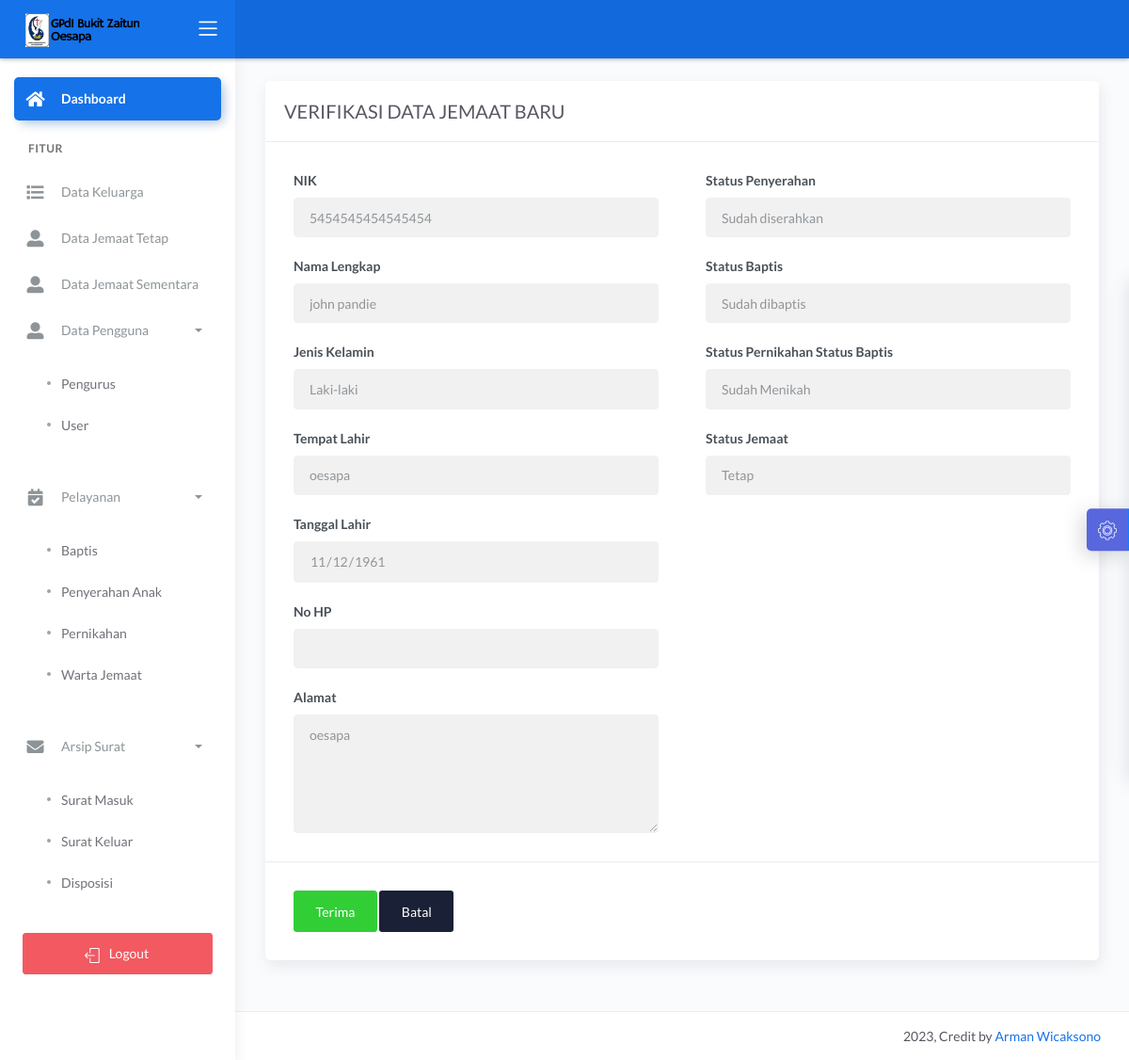
Screenshot of /dashboard/main2.php?halaman=verifikasi_jemaat&id_jemaat=283 (signed in) with the database file from the repository.
### tables this page shows
CREATE TABLE `jemaat` (
  `id_jemaat` int(11) NOT NULL,
  `nik` varchar(16) DEFAULT NULL,
  `nama` varchar(50) NOT NULL,
  `tempat_lahir` varchar(20) NOT NULL,
  `tanggal_lahir` date NOT NULL,
  `no_hp` varchar(12) NOT NULL,
  `jenis_kelamin` enum('Laki-laki','Perempuan') NOT NULL,
  `alamat` text NOT NULL,
  `status_j` int(11) NOT NULL,
  `ket` varchar(10) NOT NULL,
  `username` varchar(20) NOT NULL,
  `password` varchar(20) NOT NULL,
  `baptis` int(11) NOT NULL,
  `penyerahan` int(11) NOT NULL,
  `pernikahan` int(11) NOT NULL
);

### dashboard/verifikasi_jemaat.php (the view, shortened to what this page needs)
<?php
if (isset($_GET['id_jemaat'])) {
	$id_jemaat = $_GET['id_jemaat'];
	$tampil_nik = "SELECT * FROM jemaat WHERE id_jemaat=$id_jemaat";
	$query = mysqli_query($konek, $tampil_nik);
	$data = mysqli_fetch_array($query, MYSQLI_BOTH);
	$nik = $data['nik'];
	$nama = $data['nama'];
	$tempat = $data['tempat_lahir'];
	$tanggal = $data['tanggal_lahir'];
	$jekel = $data['jenis_kelamin'];
    $alamat =$data['alamat'];
    $no_hp =$data['no_hp'];
    $ket =$data['ket'];
    $penyerahan =$data['penyerahan'];
    $baptis =$data['baptis'];
    $pernikahan =$data['pernikahan'];
}
?>
<link href="css/sweetalert.css" rel="stylesheet" type="text/css">
<div class="page-inner">
	<div class="row">
		<div class="col-md-12">
			<form method="POST">
				<div class="card">
					<div class="card-header">
						<div class="card-title">VERIFIKASI DATA JEMAAT BARU</div>
					</div>
					<div class="card-body">
					<div class="row">
							<div class="col-md-6 col-lg-6">
								<div class="form-group">
									<label>NIK</label>
									<input disabled type="number" name="nik" class="form-control" placeholder="NIK Anda.." value="<?= $nik; ?>">
								</div>
								<div class="form-group">
									<label>Nama Lengkap</label>
									<input disabled type="text" name="nama" class="form-control" placeholder="Nama Lengkap Anda.." value="<?= $nama; ?>">
								</div>
								<div class="form-group">
									<label>Jenis Kelamin</label>
									<input disabled type="text" name="nama" class="form-control" placeholder="Nama Lengkap Anda.." value="<?= $jekel; ?>">
								</div>
								<div class="form-group">
									<label>Tempat Lahir</label>
									<input disabled type="text" name="tempat" class="form-control" value="<?= $tempat; ?>">
								</div>
								<div class="form-group">
									<label>Tanggal Lahir</label>
									<input disabled type="date" name="tgl" class="form-control" value="<?= $tanggal; ?>">
								</div>
								<div class="form-group">
									<label for="comment">No HP</label>
									<input disabled type="text" name="no_hp" class="form-control" value="<?= $no_hp; ?>">
								</div>
								<div class="form-group">
									<label for="comment">Alamat</label>
									<textarea disabled class="form-control" name="alamat" rows="5"><?= $alamat ?></textarea>
								</div>
							</div>
							<div class="col-md-6 col-lg-6">
								<div class="form-group">
									<label>Status Penyerahan</label>
                                    <?php if ($penyerahan == 0) {
                                        $penyerahan = "Belum diserahkan";
                                    }else {
                                        $penyerahan = "Sudah diserahkan";
                                    } ?>
									<input disabled type="text" name="no_hp" class="form-control" value="<?= $penyerahan; ?>">
								</div>
								<div class="form-group">
									<label>Status Baptis</label>
                                    <?php if ($baptis == 0) {
                                        $baptis = "Belum dibaptis";
                                    }else {
                                        $baptis = "Sudah dibaptis";
                                    } ?>
									<input disabled type="text" name="no_hp" class="form-control" value="<?= $baptis; ?>">
								</div>
								<div class="form-group">
									<label>Status Pernikahan</label>
									<label>Status Baptis</label>
                                    <?php if ($pernikahan == 0) {
                                        $pernikahan = "Belum Menikah";
                                    }else if ($pernikahan == 1) {
                                        $pernikahan = "Sudah Menikah";
                                    }else {
                                        $pernikahan = "Janda/Duda";
                                    } ?>
									<input disabled type="text" name="no_hp" class="form-control" value="<?= $pernikahan; ?>">
								</div>
								<div class="form-group">
									<label>Status Jemaat</label>
                                    <?php if ($ket == 0) {
                                        $ket = "Sementara";
                                    }else {
                                        $ket = "Tetap";
                                    } ?>
									<input disabled type="text" name="no_hp" class="form-control" value="<?= $ket; ?>">
								</div>
							</div>
						</div>
					</div>
					<div class="card-action">
						<button name="ubah" class="btn btn-success">Terima</button>
						<a href="main2.php" class="btn btn-default">Batal</a>
					</div>
				</div>
		</div>
	</div>
</div>

### rows the page displays
jemaat: nik "5454545454545454", nama "john pandie", nama "Laki-laki", tempat "oesapa", tgl "11/12/1961", alamat "oesapa", no_hp "Sudah diserahkan", no_hp "Sudah dibaptis", no_hp "Sudah Menikah", no_hp "Tetap"
